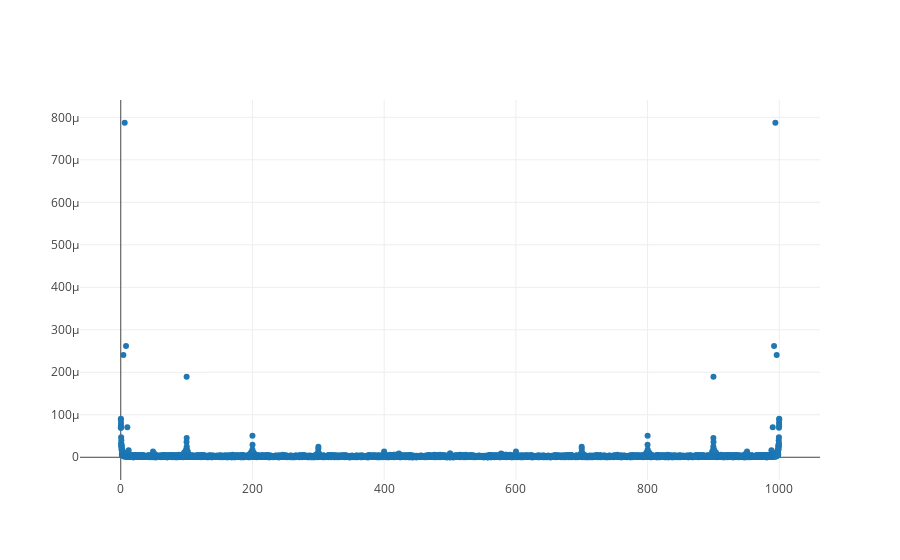

Here is the notebook cell this chart was saved with:
### Markdown cell above
plot noise data

### Code cell
s3=go.Scatter(x=data2[FREQ],y=data2[FOURIER],mode='markers')
py.offline.iplot(go.Figure([s3]))
print(data2)

### Figure 1 — Plotly figure (JSON) as saved in the notebook; plotly's stock layout.template omitted (floating-point values rounded to 4 significant figures; data arrays with more than 128 entries replaced by an {"elided": "..."} marker saying what was removed)
{"data": [{"mode": "markers", "type": "scatter", "uid": "80fd6f22-355c-4ea4-bb01-a5fd9ba79e61", "x": {"elided": "9998 float values"}, "y": {"elided": "9998 float values"}}], "layout": {}}
